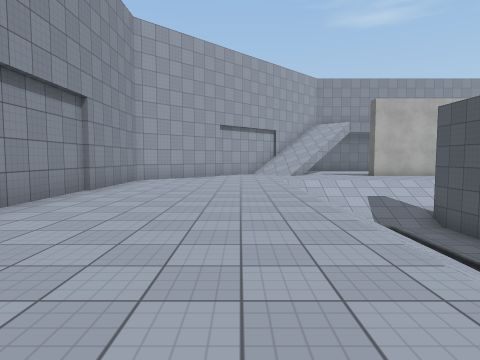
[1] (above)

18 first-person views from a walk through a 3-D level made in the Unity game engine. The camera is 1.4 m above the floor, tilts 4° down and sees 75° across. The floor is counted in squares, 2 m on a side. Each view is taken from the middle of a square. On the plan, view 1 faces up. The plan holds only what a view shows up to about 10 squares ahead; the rest is blank. The place goes on beyond the plan. The player character is not drawn. Some animated figures are not drawn. Surface patterns are stand-ins for the level's own textures.

[2]
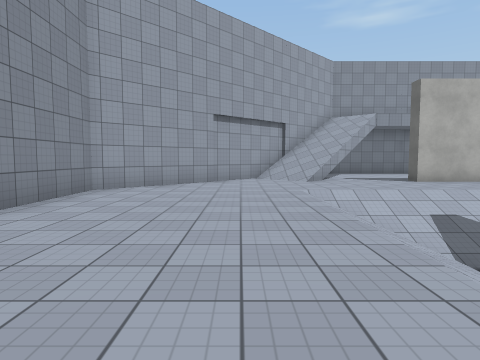

[3]
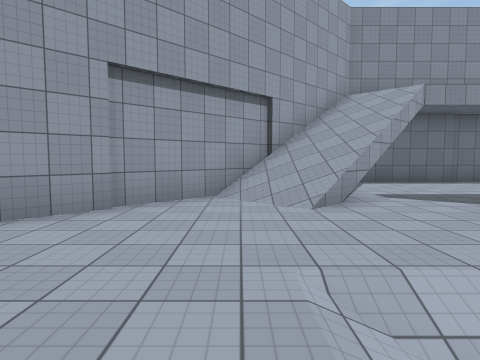

[4]
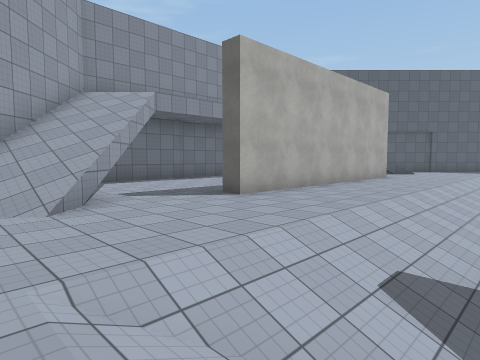

[5]
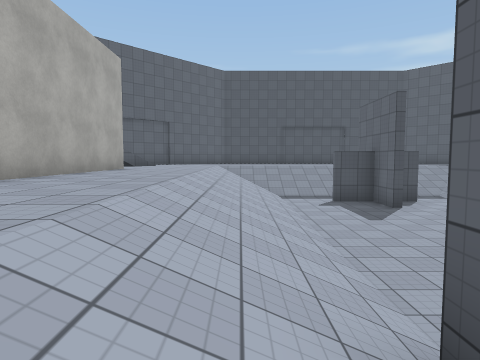

[6]
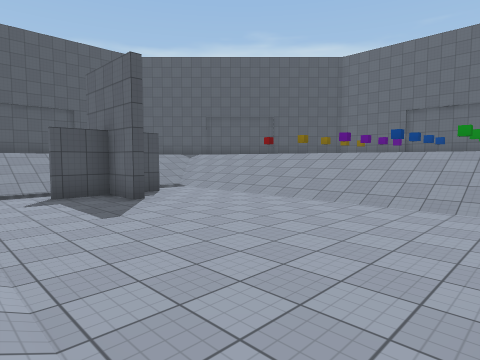

[7]
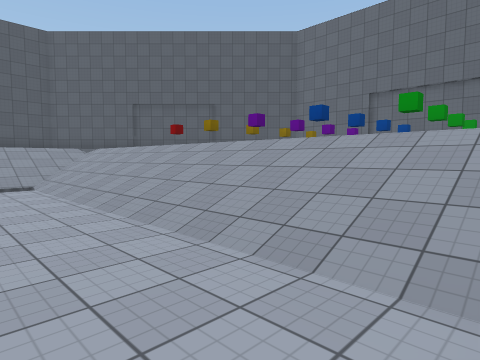

[8]
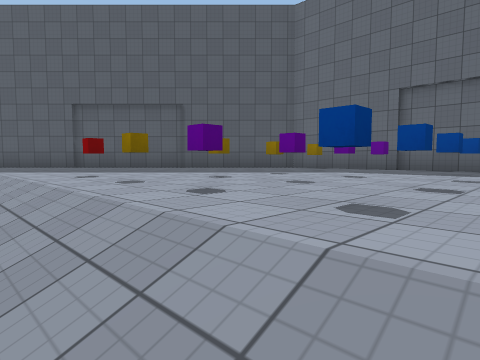

[9]
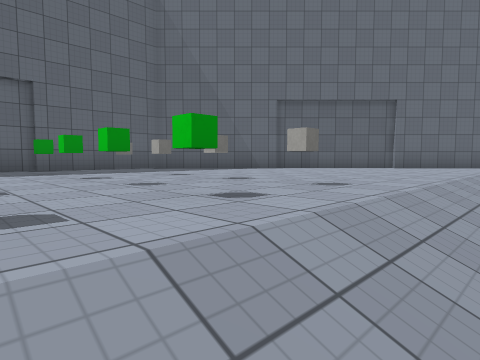

[10]
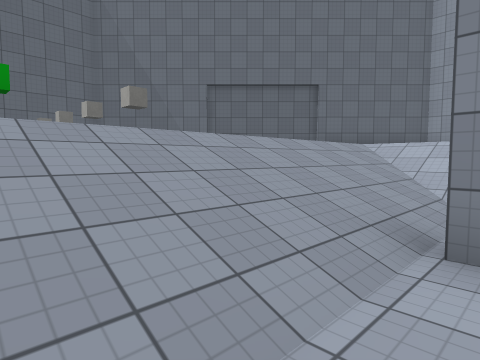

[11]
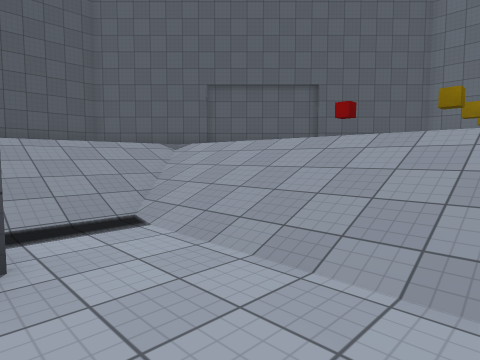

[12]
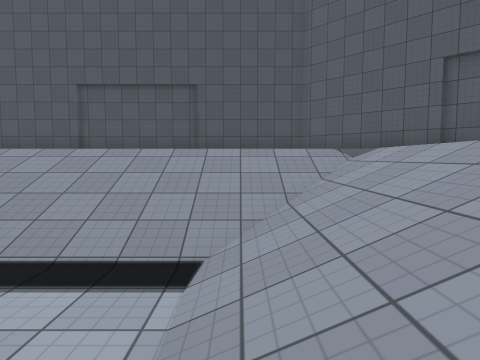

[13]
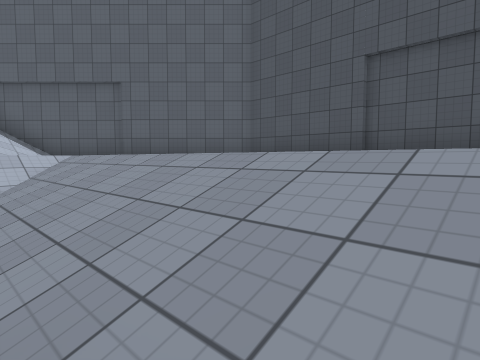

[14]
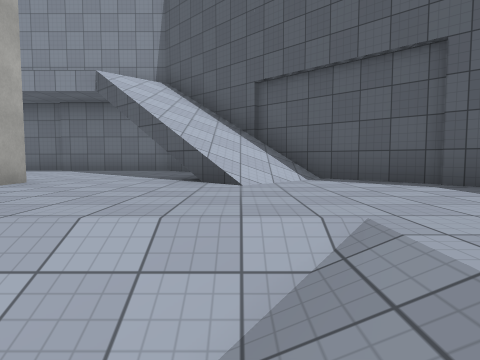

[15]
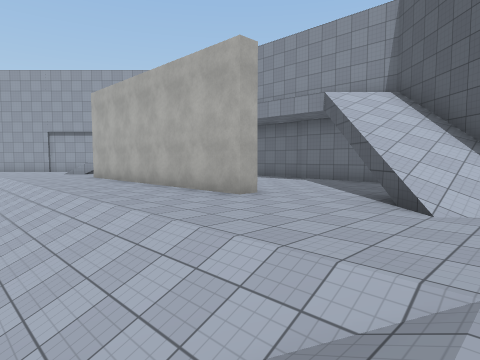

[16]
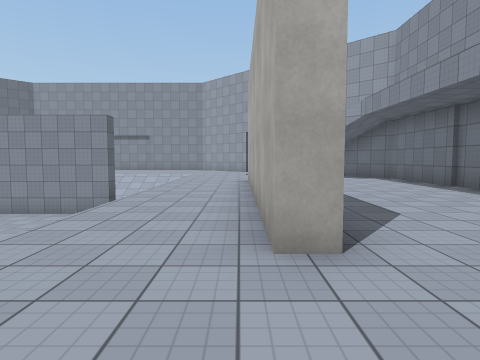

[17]
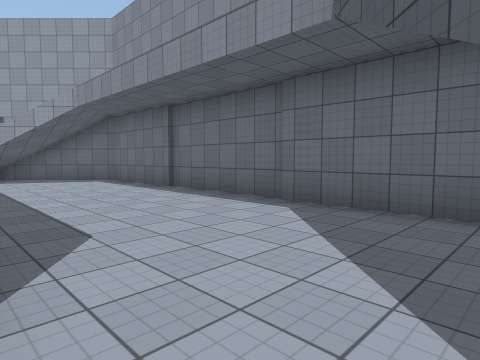

[18]
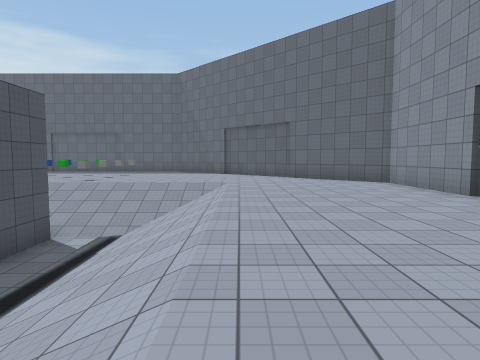

### Floor plan
Key: @ floor where view 1 was taken; # wall or solid block; x gap in a wall; . main floor; - floor 2 m lower than the main floor; / step, stairs or slope; C green cube; B blue cube; P purple cube; U cube; O other object.
Columns run from 4 left of view 1 to 22 right of it. Each row starts with its distance up from view 1.
 18         ###########
 17        ##.........#
 16       ##........... #
 15     ###/.........../##
 14    ##////.........///###
 13    #.///..#######..///.#
 12   ##...................##
 11  ##.....................##
 10 ##....///////////////..  #
  9 #.....///////////////.    #
  8 #.....///////////////.    #
  7 #.....///#--------///.    #
  6 #.....///#--------x//.    #
  5 #.....///#-------##//.    #
  4 #.....///#--------#//.    #
  3 #.....///#--------///.    #
  2 #.....///////////////.    #
  1 #.....///////////////.    #
  0 ##..@.///////////////.   #
 -1  ##.......OC.BP.UO......##
 -2   ##......OC.BP.U......##
 -3    #...................#
 -4    ##.....OC.BO.U.....#
 -5     ###...OC.BP.U...##
 -6       ##...........##
 -7        ##.........##
 -8         ###########

Positions as (right, up) in squares from view 1, and headings:
1: (0, 0), facing up
2: (0, 3), facing up
3: (1, 8), facing up
4: (1, 8), facing up-right
5: (4, 9), facing right
6: (6, 8), facing down-right
7: (6, 4), facing down-right
8: (8, 1), facing down-right
9: (9, 1), facing down-left
10: (8, 3), facing down-left
11: (11, 4), facing down-right
12: (12, 2), facing right
13: (15, 4), facing up-right
14: (16, 8), facing up
15: (17, 8), facing up-left
16: (15, 12), facing left
17: (14, 13), facing up-left
18: (1, 9), facing down
